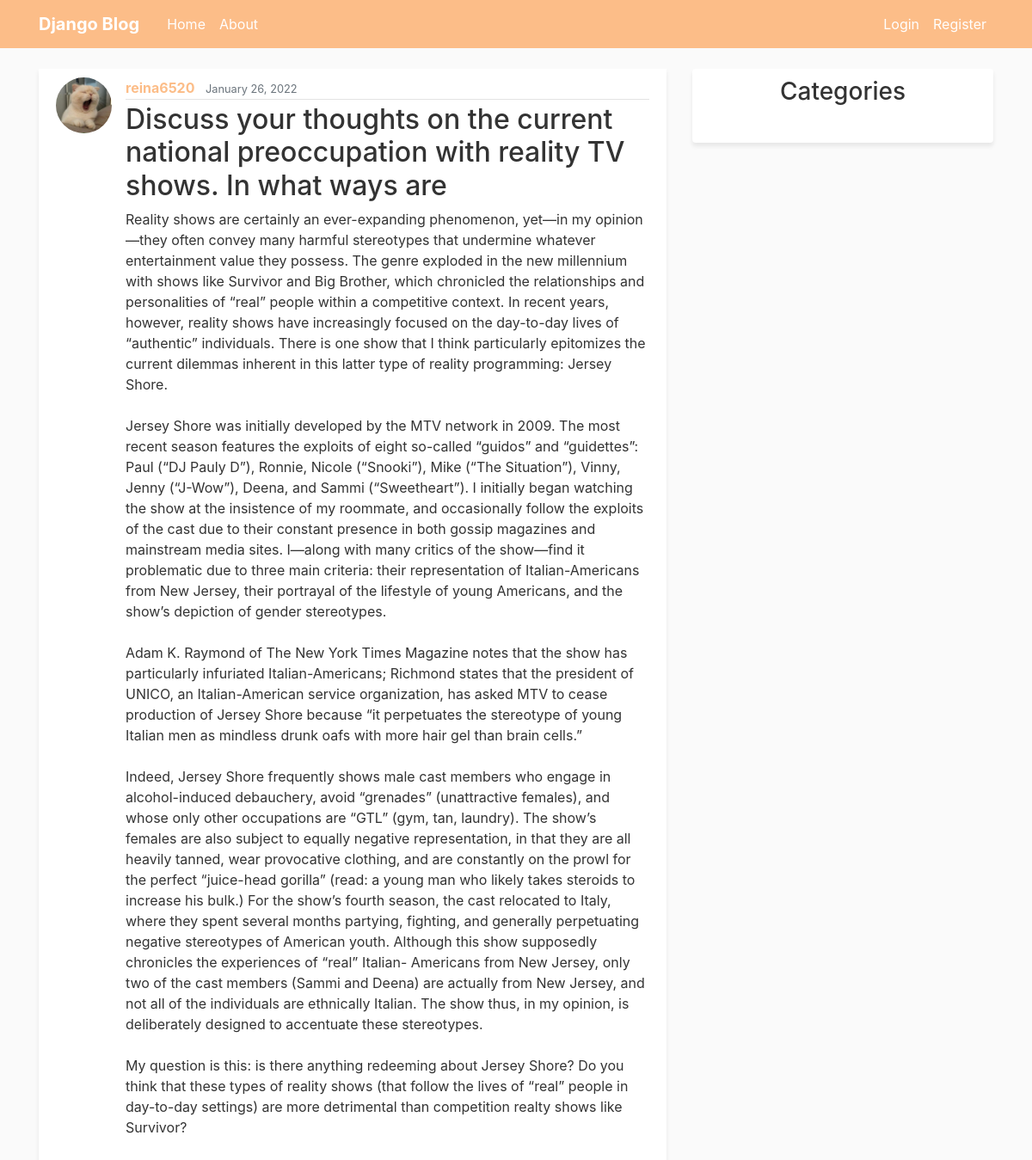
Screenshot of /post/37/ with the database file from the repository.
### blog/models.py (models this page shows, shortened)
class Post(models.Model):
    title = models.CharField(max_length=100)
    content = models.TextField()
    created_at = models.DateTimeField(default=timezone.now)
    author = models.ForeignKey(User, on_delete=models.CASCADE)
    category = models.ForeignKey(Category, on_delete=models.SET_NULL, null=True, blank=True)

### users/models.py (models this page shows, shortened)
class Profile(models.Model):
    user = models.OneToOneField(User, on_delete=models.CASCADE, related_name='profile')
    image = models.ImageField(default = 'profile_pics/default.jpg', upload_to = 'profile_pics')

### blog/views.py (the view)
# urls.py: path('post/<int:pk>/', PostDetailView.as_view(), name='post-detail'),
class PostDetailView(DetailView):
    model = Post

### blog/templates/blog/post_detail.html (shortened to what this page needs)
{% extends 'blog/base.html' %}
{% block content %}
    <article class="media content-section">
        <img src="{{ post.author.profile.image.url }}" class="rounded-circle article-img">
    <div class="media-body">
        <div class="article-metadata">
        <a class="mr-2" href="{% url 'user-posts' object.author.username %}">{{ object.author }}</a>
        <small class="text-muted">{{ object.created_at|date:"F d, Y" }}</small>
        </div>
        <h2>{{ object.title }}</h2>
        <p class="article-content">{{ object.content }}</p>
    </div>
    </article>
{% endblock content %}

### blog/static/blog/main.css (style rules this page uses)
body { background: #fafafa; color: #333333; margin-top: 5rem; }
h1, h2, h3, h4, h5, h6 { color: #333333; }
.content-section { background: #ffffff; padding: 10px 20px; margin-bottom: 20px; box-shadow: 0px 4px 5px 0px rgba(0,0,0,0.08) ; }
.article-content { white-space: pre-line; }
.article-img { height: 65px; width: 65px; margin-right: 16px; }
.article-metadata { padding-bottom: 1px; margin-bottom: 4px; border-bottom: 1px solid #e3e3e3 }
.article-metadata a { color: #FCBD88; font-weight: 700; }

### rows the page displays
Post: author.profile.image (picture), author "reina6520", created_at "January 26, 2022", title "Discuss your thoughts on the current national preoccupation with reality TV shows. In what ways are", content "Reality shows are certainly an ever-expanding phenomenon, yet—in my opinion—they often convey many harmful stereotypes that undermine whatever entertainment value they possess. The genre exploded in the new millennium with shows like Survivor and Big Brother, which chronicled the relationships and personalities of “real” people within a competitive context. In recent years, however, reality shows have increasingly focused on the day-to-day lives of “authentic” individuals. There is one show that I think particularly epitomizes the current dilemmas inherent in this latter type of reality programming: Jersey Shore. Jersey Shore was initially developed by the MTV network in 2009. The most…"
